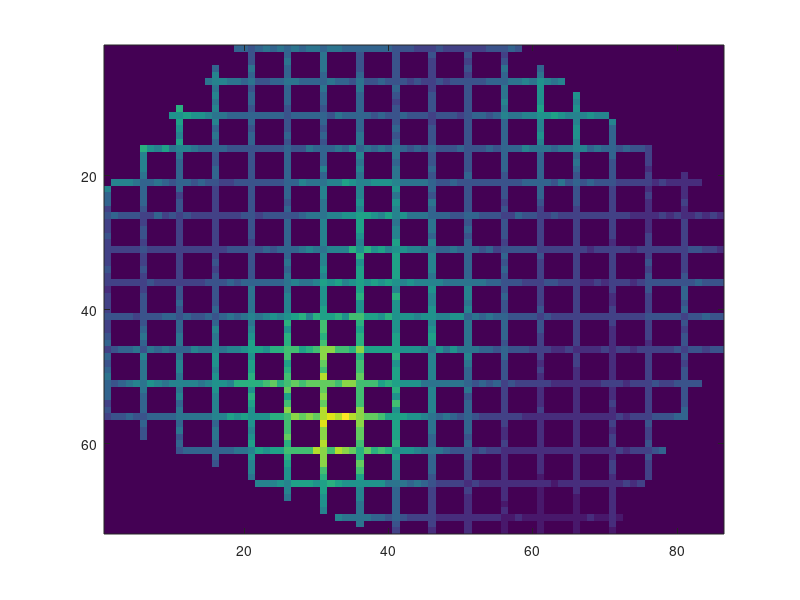
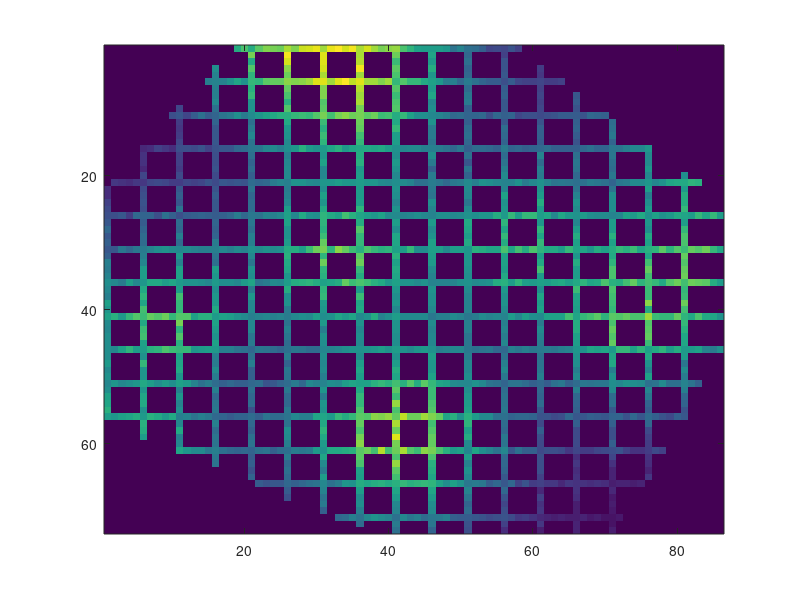
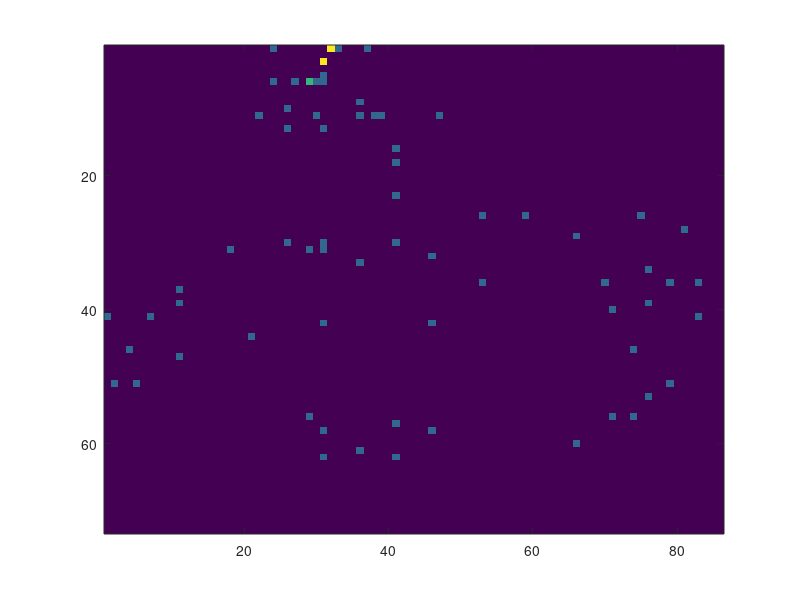
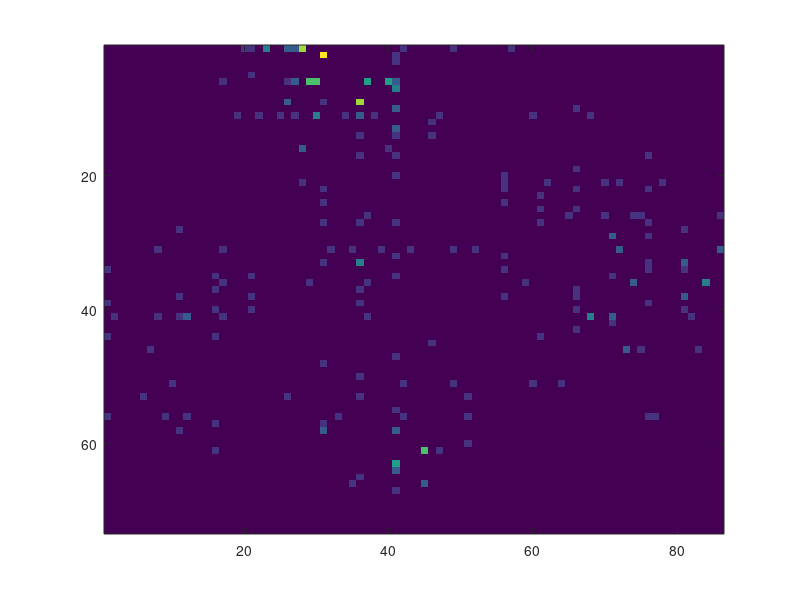

Source code (MATLAB) for these figures, in order:
%Anteland Citybuilder v1.0
%Output data columns are ID, X, Y, Population, Risk Level, Shoot Count, Drug Count
%Lowerleft position
Xstart=575000+rand*16000;
Ystart=634000+rand*16000;
%lay city
CellPos=zeros(73,86);
CrimeMat=zeros(73,86);
PopMat=zeros(73,86);
ShootMat=zeros(73,86);
DrugMat=zeros(73,86);
%lay blocks
for i=1:15
CellPos(i*5-4,:)=zeros(1,86)+1;
end
for i=1:17
CellPos(:,i*5-4)=zeros(73,1)+1;
end
k=1.85;
%Set Boundaries (Cut corners)
ul=tan(pi/4*rand+pi/4*rand);
ulc=[rand^(1/2)*7.3*k 86-rand^(1/2)*8.6*k];
ulb=ulc(2)-ul*ulc(1);
ur=-tan(pi/4*rand+pi/4*rand);
urc=[73-rand^(1/2)*7.3*k 86-rand^(1/2)*8.6*k];
urb=urc(2)-ur*urc(1);
lr=tan(pi/4*rand+pi/4*rand);
lrc=[73-(rand^(1/2))*7.3*k (rand^(1/2))*8.6*k];
lrb=lrc(2)-lr*lrc(1);
ll=-tan(pi/4*rand+pi/4*rand);
llc=[rand^(1/2)*7.3*k rand^(1/2)*8.6*k];
llb=llc(2)-ll*llc(1);
for i=1:73
for j=1:86
if not(((-i*ul+j)<ulb) && ((-i*ur+j)<urb) && ((-i*ll+j)>llb) && ((-i*lr+j)>lrb) )
CellPos(i,j)=0;
end
end
end
%Seed population centers
for i=1:17
x=floor(rand*73+1);
y=floor(rand*86+1);
m=12.5+(rand^(1/3))*12.5;
hx=0.0105+rand*0.004;
hy=0.0105+rand*0.004;
for j=1:73
12
for k=1:86
PopMat(j,k)=PopMat(j,k)+(0.70+0.60*rand)*m* ...
exp(-(0.80+0.40*rand)*(1.95*hx*((j-x)^2)^0.75+1.95*hy*((k-y)^2)^0.75));
end
end
end
PopMat=1.55+PopMat./5.4;
%Seed crime centers
for i=1:12
x=floor(rand*73+1);
y=floor(rand*86+1);
m=12.5+(rand^(1/3))*12.5;
hx=0.0135+rand*0.004;
hy=0.0135+rand*0.004;
for j=1:73
for k=1:86
CrimeMat(j,k)=CrimeMat(j,k)+0.83*(0.70+0.60*rand)*m* ...
exp(-(0.80+0.40*rand)*(1.95*hx*((j-x)^2)^0.75+1.95*hy*((k-y)^2)^0.75));
end
end
end
avg=sum(sum(CrimeMat))/73/86;
CrimeMat=CrimeMat.*(25/avg);
CrimeMat=CrimeMat.^0.5;
%Place population and crime on city blocks
for i=1:73
for j=1:86
PopMat(i,j)=floor(PopMat(i,j)*CellPos(i,j));
CrimeMat(i,j)=CrimeMat(i,j)*CellPos(i,j);
end
end
%prepare Result Matrix
clear CellData;
colheaders={'ID', 'X', 'Y', 'Population', 'Risk Level', 'Shoot Count', 'Drug Count'};
%Combine data into Result Matrix
k=0;
for i=1:73
for j=1:86
if (CellPos(i,j)>0)
k=k+1;
ShootMat(i,j)=floor((rand^7.5)*(3800+CrimeMat(i,j)^4)/3726);
DrugMat(i,j)=floor((rand^5)*(1100+CrimeMat(i,j)^4)/1070);
CellData(k,:)=[k-1 i*100+Xstart j*100+Ystart PopMat(i,j) ...
CrimeMat(i,j) ShootMat(i,j) DrugMat(i,j)];
end
end
end
population=sum(sum(PopMat))
13
%Graph City
figure('Name','Population Distribution')
imagesc(PopMat);
figure('Name','Risk Levels')
imagesc(CrimeMat);
figure('Name','Shoot Counts')
imagesc(ShootMat);
figure('Name','Drug Counts')
imagesc(DrugMat);
%Place data into "data" for CrimeGame analysis
clear data;
data=CellData;